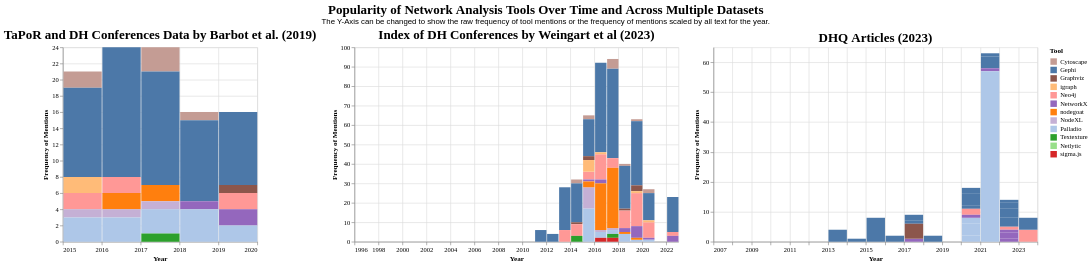

The Vega-Lite source for this figure:
### Vega-Lite specification from a JSON file in a GitHub repository (floating-point values rounded to 4 significant figures; data arrays with more than 128 entries replaced by an {"elided": "..."} marker saying what was removed)
{"config": {"view": {"continuousWidth": 300, "continuousHeight": 300}, "axis": {"labelFont": "Garamond", "titleFont": "Garamond"}, "legend": {"labelFont": "Garamond", "titleFont": "Garamond"}, "title": {"anchor": "middle", "font": "Garamond", "fontSize": 20}}, "hconcat": [{"data": {"name": "data-029a10372f3f93d583f66428a45b5f0a"}, "mark": {"type": "bar"}, "encoding": {"color": {"field": "tools", "legend": {"title": "Tool"}, "scale": {"domain": ["Cytoscape", "Gephi", "Graphviz", "igraph", "Neo4j", "NetworkX", "nodegoat", "NodeXL", "Palladio", "Textexture", "Netlytic", "sigma.js"], "range": ["#c49c94", "#4c78a8", "#8c564b", "#ffbb78", "#ff9896", "#9467bd", "#ff7f0e", "#c5b0d5", "#aec7e8", "#2ca02c", "#98df8a", "#d62728"]}, "type": "nominal"}, "opacity": {"condition": {"param": "param_14", "value": 1}, "value": 0.2}, "tooltip": [{"field": "tools", "title": "Tool", "type": "nominal"}, {"field": "Raw Frequency of Mentions", "type": "quantitative"}, {"field": "date", "format": "%Y", "title": "Date", "type": "temporal"}, {"field": "Frequency of Mentions Scaled by Total Tokens", "type": "quantitative"}, {"field": "total_tokens", "title": "Total Tokens", "type": "quantitative"}], "x": {"axis": {"title": "Year"}, "field": "date", "timeUnit": "year", "type": "temporal"}, "y": {"axis": {"title": "Frequency of Mentions"}, "field": "y", "type": "quantitative"}}, "name": "view_13", "title": "TaPoR and DH Conferences Data by Barbot et al. (2019)", "transform": [{"calculate": "datum[param_13]", "as": "y"}], "width": 300}, {"data": {"name": "data-d401915956f7b61415173079223ab475"}, "mark": {"type": "bar"}, "encoding": {"color": {"field": "tools", "legend": {"title": "Tool"}, "scale": {"domain": ["Cytoscape", "Gephi", "Graphviz", "igraph", "Neo4j", "NetworkX", "nodegoat", "NodeXL", "Palladio", "Textexture", "Netlytic", "sigma.js"], "range": ["#c49c94", "#4c78a8", "#8c564b", "#ffbb78", "#ff9896", "#9467bd", "#ff7f0e", "#c5b0d5", "#aec7e8", "#2ca02c", "#98df8a", "#d62728"]}, "type": "nominal"}, "opacity": {"condition": {"param": "param_14", "value": 1}, "value": 0.2}, "tooltip": [{"field": "tools", "title": "Tool", "type": "nominal"}, {"field": "Raw Frequency of Mentions", "type": "quantitative"}, {"field": "date", "format": "%Y", "title": "Date", "type": "temporal"}, {"field": "Frequency of Mentions Scaled by Total Tokens", "type": "quantitative"}, {"field": "total_tokens", "title": "Total Tokens", "type": "quantitative"}], "x": {"axis": {"title": "Year"}, "field": "date", "timeUnit": "year", "type": "temporal"}, "y": {"axis": {"title": "Frequency of Mentions"}, "field": "y", "type": "quantitative"}}, "name": "view_14", "title": "Index of DH Conferences by Weingart et al (2023)", "transform": [{"calculate": "datum[param_13]", "as": "y"}], "width": 500}, {"data": {"name": "data-1e8f304178dfd6e41ff0fc5f20f4aaf9"}, "mark": {"type": "bar"}, "encoding": {"color": {"field": "tools", "legend": {"title": "Tool"}, "scale": {"domain": ["Cytoscape", "Gephi", "Graphviz", "igraph", "Neo4j", "NetworkX", "nodegoat", "NodeXL", "Palladio", "Textexture", "Netlytic", "sigma.js"], "range": ["#c49c94", "#4c78a8", "#8c564b", "#ffbb78", "#ff9896", "#9467bd", "#ff7f0e", "#c5b0d5", "#aec7e8", "#2ca02c", "#98df8a", "#d62728"]}, "type": "nominal"}, "opacity": {"condition": {"param": "param_14", "value": 1}, "value": 0.2}, "tooltip": [{"field": "tools", "title": "Tool", "type": "nominal"}, {"field": "Raw Frequency of Mentions", "type": "quantitative"}, {"field": "date", "format": "%Y", "title": "Date", "type": "temporal"}, {"field": "Frequency of Mentions Scaled by Total Tokens", "type": "quantitative"}, {"field": "total_tokens", "title": "Total Tokens", "type": "quantitative"}], "x": {"axis": {"title": "Year"}, "field": "date", "timeUnit": "year", "type": "temporal"}, "y": {"axis": {"title": "Frequency of Mentions"}, "field": "y", "type": "quantitative"}}, "name": "view_15", "title": "DHQ Articles (2023)", "transform": [{"calculate": "datum[param_13]", "as": "y"}], "width": 500}], "params": [{"name": "param_13", "bind": {"input": "select", "options": ["Raw Frequency of Mentions", "Frequency of Mentions Scaled by Total Tokens"], "name": "Select Counting Method on Y Axis"}, "value": "Raw Frequency of Mentions"}, {"name": "param_14", "select": {"type": "point", "fields": ["tools"]}, "bind": "legend", "views": ["view_13", "view_14", "view_15"]}], "title": {"text": "Popularity of Network Analysis Tools Over Time and Across Multiple Datasets", "subtitle": "The Y-Axis can be changed to show the raw frequency of tool mentions or the frequency of mentions scaled by all text for the year."}, "$schema": "https://vega.github.io/schema/vega-lite/v5.15.1.json", "datasets": {"data-029a10372f3f93d583f66428a45b5f0a": [{"tools": "Cytoscape", "Raw Frequency of Mentions": 2, "date": "2015-01-01T00:00:00", "total_tokens": 233, "data_origin": "TaPoR", "title": "TaPoR and DH Conferences Data by Barbot et al. (2019)", "Frequency of Mentions Scaled by Total Tokens": 0.8584}, {"tools": "Gephi", "Raw Frequency of Mentions": 11, "date": "2015-01-01T00:00:00", "total_tokens": 233, "data_origin": "TaPoR", "title": "TaPoR and DH Conferences Data by Barbot et al. (2019)", "Frequency of Mentions Scaled by Total Tokens": 4.721}, {"tools": "Graphviz", "Raw Frequency of Mentions": 0, "date": "2015-01-01T00:00:00", "total_tokens": 233, "data_origin": "TaPoR", "title": "TaPoR and DH Conferences Data by Barbot et al. (2019)", "Frequency of Mentions Scaled by Total Tokens": 0.0}, {"tools": "igraph", "Raw Frequency of Mentions": 2, "date": "2015-01-01T00:00:00", "total_tokens": 233, "data_origin": "TaPoR", "title": "TaPoR and DH Conferences Data by Barbot et al. (2019)", "Frequency of Mentions Scaled by Total Tokens": 0.8584}, {"tools": "Neo4j", "Raw Frequency of Mentions": 2, "date": "2015-01-01T00:00:00", "total_tokens": 233, "data_origin": "TaPoR", "title": "TaPoR and DH Conferences Data by Barbot et al. (2019)", "Frequency of Mentions Scaled by Total Tokens": 0.8584}, {"tools": "NetworkX", "Raw Frequency of Mentions": 0, "date": "2015-01-01T00:00:00", "total_tokens": 233, "data_origin": "TaPoR", "title": "TaPoR and DH Conferences Data by Barbot et al. (2019)", "Frequency of Mentions Scaled by Total Tokens": 0.0}, {"tools": "nodegoat", "Raw Frequency of Mentions": 0, "date": "2015-01-01T00:00:00", "total_tokens": 233, "data_origin": "TaPoR", "title": "TaPoR and DH Conferences Data by Barbot et al. (2019)", "Frequency of Mentions Scaled by Total Tokens": 0.0}, {"tools": "NodeXL", "Raw Frequency of Mentions": 1, "date": "2015-01-01T00:00:00", "total_tokens": 233, "data_origin": "TaPoR", "title": "TaPoR and DH Conferences Data by Barbot et al. (2019)", "Frequency of Mentions Scaled by Total Tokens": 0.4292}, {"tools": "Palladio", "Raw Frequency of Mentions": 3, "date": "2015-01-01T00:00:00", "total_tokens": 233, "data_origin": "TaPoR", "title": "TaPoR and DH Conferences Data by Barbot et al. (2019)", "Frequency of Mentions Scaled by Total Tokens": 1.288}, {"tools": "Textexture", "Raw Frequency of Mentions": 0, "date": "2015-01-01T00:00:00", "total_tokens": 233, "data_origin": "TaPoR", "title": "TaPoR and DH Conferences Data by Barbot et al. (2019)", "Frequency of Mentions Scaled by Total Tokens": 0.0}, {"tools": "Cytoscape", "Raw Frequency of Mentions": 0, "date": "2016-01-01T00:00:00", "total_tokens": 360, "data_origin": "TaPoR", "title": "TaPoR and DH Conferences Data by Barbot et al. (2019)", "Frequency of Mentions Scaled by Total Tokens": 0.0}, {"tools": "Gephi", "Raw Frequency of Mentions": 16, "date": "2016-01-01T00:00:00", "total_tokens": 360, "data_origin": "TaPoR", "title": "TaPoR and DH Conferences Data by Barbot et al. (2019)", "Frequency of Mentions Scaled by Total Tokens": 4.444}, {"tools": "Graphviz", "Raw Frequency of Mentions": 0, "date": "2016-01-01T00:00:00", "total_tokens": 360, "data_origin": "TaPoR", "title": "TaPoR and DH Conferences Data by Barbot et al. (2019)", "Frequency of Mentions Scaled by Total Tokens": 0.0}, {"tools": "igraph", "Raw Frequency of Mentions": 0, "date": "2016-01-01T00:00:00", "total_tokens": 360, "data_origin": "TaPoR", "title": "TaPoR and DH Conferences Data by Barbot et al. (2019)", "Frequency of Mentions Scaled by Total Tokens": 0.0}, {"tools": "Neo4j", "Raw Frequency of Mentions": 2, "date": "2016-01-01T00:00:00", "total_tokens": 360, "data_origin": "TaPoR", "title": "TaPoR and DH Conferences Data by Barbot et al. (2019)", "Frequency of Mentions Scaled by Total Tokens": 0.5556}, {"tools": "NetworkX", "Raw Frequency of Mentions": 0, "date": "2016-01-01T00:00:00", "total_tokens": 360, "data_origin": "TaPoR", "title": "TaPoR and DH Conferences Data by Barbot et al. (2019)", "Frequency of Mentions Scaled by Total Tokens": 0.0}, {"tools": "nodegoat", "Raw Frequency of Mentions": 2, "date": "2016-01-01T00:00:00", "total_tokens": 360, "data_origin": "TaPoR", "title": "TaPoR and DH Conferences Data by Barbot et al. (2019)", "Frequency of Mentions Scaled by Total Tokens": 0.5556}, {"tools": "NodeXL", "Raw Frequency of Mentions": 1, "date": "2016-01-01T00:00:00", "total_tokens": 360, "data_origin": "TaPoR", "title": "TaPoR and DH Conferences Data by Barbot et al. (2019)", "Frequency of Mentions Scaled by Total Tokens": 0.2778}, {"tools": "Palladio", "Raw Frequency of Mentions": 3, "date": "2016-01-01T00:00:00", "total_tokens": 360, "data_origin": "TaPoR", "title": "TaPoR and DH Conferences Data by Barbot et al. (2019)", "Frequency of Mentions Scaled by Total Tokens": 0.8333}, {"tools": "Textexture", "Raw Frequency of Mentions": 0, "date": "2016-01-01T00:00:00", "total_tokens": 360, "data_origin": "TaPoR", "title": "TaPoR and DH Conferences Data by Barbot et al. (2019)", "Frequency of Mentions Scaled by Total Tokens": 0.0}, {"tools": "Cytoscape", "Raw Frequency of Mentions": 3, "date": "2017-01-01T00:00:00", "total_tokens": 367, "data_origin": "TaPoR", "title": "TaPoR and DH Conferences Data by Barbot et al. (2019)", "Frequency of Mentions Scaled by Total Tokens": 0.8174}, {"tools": "Gephi", "Raw Frequency of Mentions": 14, "date": "2017-01-01T00:00:00", "total_tokens": 367, "data_origin": "TaPoR", "title": "TaPoR and DH Conferences Data by Barbot et al. (2019)", "Frequency of Mentions Scaled by Total Tokens": 3.815}, {"tools": "Graphviz", "Raw Frequency of Mentions": 0, "date": "2017-01-01T00:00:00", "total_tokens": 367, "data_origin": "TaPoR", "title": "TaPoR and DH Conferences Data by Barbot et al. (2019)", "Frequency of Mentions Scaled by Total Tokens": 0.0}, {"tools": "igraph", "Raw Frequency of Mentions": 0, "date": "2017-01-01T00:00:00", "total_tokens": 367, "data_origin": "TaPoR", "title": "TaPoR and DH Conferences Data by Barbot et al. (2019)", "Frequency of Mentions Scaled by Total Tokens": 0.0}, {"tools": "Neo4j", "Raw Frequency of Mentions": 0, "date": "2017-01-01T00:00:00", "total_tokens": 367, "data_origin": "TaPoR", "title": "TaPoR and DH Conferences Data by Barbot et al. (2019)", "Frequency of Mentions Scaled by Total Tokens": 0.0}, {"tools": "NetworkX", "Raw Frequency of Mentions": 0, "date": "2017-01-01T00:00:00", "total_tokens": 367, "data_origin": "TaPoR", "title": "TaPoR and DH Conferences Data by Barbot et al. (2019)", "Frequency of Mentions Scaled by Total Tokens": 0.0}, {"tools": "nodegoat", "Raw Frequency of Mentions": 2, "date": "2017-01-01T00:00:00", "total_tokens": 367, "data_origin": "TaPoR", "title": "TaPoR and DH Conferences Data by Barbot et al. (2019)", "Frequency of Mentions Scaled by Total Tokens": 0.545}, {"tools": "NodeXL", "Raw Frequency of Mentions": 1, "date": "2017-01-01T00:00:00", "total_tokens": 367, "data_origin": "TaPoR", "title": "TaPoR and DH Conferences Data by Barbot et al. (2019)", "Frequency of Mentions Scaled by Total Tokens": 0.2725}, {"tools": "Palladio", "Raw Frequency of Mentions": 3, "date": "2017-01-01T00:00:00", "total_tokens": 367, "data_origin": "TaPoR", "title": "TaPoR and DH Conferences Data by Barbot et al. (2019)", "Frequency of Mentions Scaled by Total Tokens": 0.8174}, {"tools": "Textexture", "Raw Frequency of Mentions": 1, "date": "2017-01-01T00:00:00", "total_tokens": 367, "data_origin": "TaPoR", "title": "TaPoR and DH Conferences Data by Barbot et al. (2019)", "Frequency of Mentions Scaled by Total Tokens": 0.2725}, {"tools": "Cytoscape", "Raw Frequency of Mentions": 1, "date": "2018-01-01T00:00:00", "total_tokens": 233, "data_origin": "TaPoR", "title": "TaPoR and DH Conferences Data by Barbot et al. (2019)", "Frequency of Mentions Scaled by Total Tokens": 0.4292}, {"tools": "Gephi", "Raw Frequency of Mentions": 10, "date": "2018-01-01T00:00:00", "total_tokens": 233, "data_origin": "TaPoR", "title": "TaPoR and DH Conferences Data by Barbot et al. (2019)", "Frequency of Mentions Scaled by Total Tokens": 4.292}, {"tools": "Graphviz", "Raw Frequency of Mentions": 0, "date": "2018-01-01T00:00:00", "total_tokens": 233, "data_origin": "TaPoR", "title": "TaPoR and DH Conferences Data by Barbot et al. (2019)", "Frequency of Mentions Scaled by Total Tokens": 0.0}, {"tools": "igraph", "Raw Frequency of Mentions": 0, "date": "2018-01-01T00:00:00", "total_tokens": 233, "data_origin": "TaPoR", "title": "TaPoR and DH Conferences Data by Barbot et al. (2019)", "Frequency of Mentions Scaled by Total Tokens": 0.0}, {"tools": "Neo4j", "Raw Frequency of Mentions": 0, "date": "2018-01-01T00:00:00", "total_tokens": 233, "data_origin": "TaPoR", "title": "TaPoR and DH Conferences Data by Barbot et al. (2019)", "Frequency of Mentions Scaled by Total Tokens": 0.0}, {"tools": "NetworkX", "Raw Frequency of Mentions": 1, "date": "2018-01-01T00:00:00", "total_tokens": 233, "data_origin": "TaPoR", "title": "TaPoR and DH Conferences Data by Barbot et al. (2019)", "Frequency of Mentions Scaled by Total Tokens": 0.4292}, {"tools": "nodegoat", "Raw Frequency of Mentions": 0, "date": "2018-01-01T00:00:00", "total_tokens": 233, "data_origin": "TaPoR", "title": "TaPoR and DH Conferences Data by Barbot et al. (2019)", "Frequency of Mentions Scaled by Total Tokens": 0.0}, {"tools": "NodeXL", "Raw Frequency of Mentions": 0, "date": "2018-01-01T00:00:00", "total_tokens": 233, "data_origin": "TaPoR", "title": "TaPoR and DH Conferences Data by Barbot et al. (2019)", "Frequency of Mentions Scaled by Total Tokens": 0.0}, {"tools": "Palladio", "Raw Frequency of Mentions": 4, "date": "2018-01-01T00:00:00", "total_tokens": 233, "data_origin": "TaPoR", "title": "TaPoR and DH Conferences Data by Barbot et al. (2019)", "Frequency of Mentions Scaled by Total Tokens": 1.717}, {"tools": "Textexture", "Raw Frequency of Mentions": 0, "date": "2018-01-01T00:00:00", "total_tokens": 233, "data_origin": "TaPoR", "title": "TaPoR and DH Conferences Data by Barbot et al. (2019)", "Frequency of Mentions Scaled by Total Tokens": 0.0}, {"tools": "Cytoscape", "Raw Frequency of Mentions": 0, "date": "2019-01-01T00:00:00", "total_tokens": 305, "data_origin": "TaPoR", "title": "TaPoR and DH Conferences Data by Barbot et al. (2019)", "Frequency of Mentions Scaled by Total Tokens": 0.0}, {"tools": "Gephi", "Raw Frequency of Mentions": 9, "date": "2019-01-01T00:00:00", "total_tokens": 305, "data_origin": "TaPoR", "title": "TaPoR and DH Conferences Data by Barbot et al. (2019)", "Frequency of Mentions Scaled by Total Tokens": 2.951}, {"tools": "Graphviz", "Raw Frequency of Mentions": 1, "date": "2019-01-01T00:00:00", "total_tokens": 305, "data_origin": "TaPoR", "title": "TaPoR and DH Conferences Data by Barbot et al. (2019)", "Frequency of Mentions Scaled by Total Tokens": 0.3279}, {"tools": "igraph", "Raw Frequency of Mentions": 0, "date": "2019-01-01T00:00:00", "total_tokens": 305, "data_origin": "TaPoR", "title": "TaPoR and DH Conferences Data by Barbot et al. (2019)", "Frequency of Mentions Scaled by Total Tokens": 0.0}, {"tools": "Neo4j", "Raw Frequency of Mentions": 2, "date": "2019-01-01T00:00:00", "total_tokens": 305, "data_origin": "TaPoR", "title": "TaPoR and DH Conferences Data by Barbot et al. (2019)", "Frequency of Mentions Scaled by Total Tokens": 0.6557}, {"tools": "NetworkX", "Raw Frequency of Mentions": 2, "date": "2019-01-01T00:00:00", "total_tokens": 305, "data_origin": "TaPoR", "title": "TaPoR and DH Conferences Data by Barbot et al. (2019)", "Frequency of Mentions Scaled by Total Tokens": 0.6557}, {"tools": "nodegoat", "Raw Frequency of Mentions": 0, "date": "2019-01-01T00:00:00", "total_tokens": 305, "data_origin": "TaPoR", "title": "TaPoR and DH Conferences Data by Barbot et al. (2019)", "Frequency of Mentions Scaled by Total Tokens": 0.0}, {"tools": "NodeXL", "Raw Frequency of Mentions": 0, "date": "2019-01-01T00:00:00", "total_tokens": 305, "data_origin": "TaPoR", "title": "TaPoR and DH Conferences Data by Barbot et al. (2019)", "Frequency of Mentions Scaled by Total Tokens": 0.0}, {"tools": "Palladio", "Raw Frequency of Mentions": 2, "date": "2019-01-01T00:00:00", "total_tokens": 305, "data_origin": "TaPoR", "title": "TaPoR and DH Conferences Data by Barbot et al. (2019)", "Frequency of Mentions Scaled by Total Tokens": 0.6557}, {"tools": "Textexture", "Raw Frequency of Mentions": 0, "date": "2019-01-01T00:00:00", "total_tokens": 305, "data_origin": "TaPoR", "title": "TaPoR and DH Conferences Data by Barbot et al. (2019)", "Frequency of Mentions Scaled by Total Tokens": 0.0}], "data-d401915956f7b61415173079223ab475": {"elided": "312 records"}, "data-1e8f304178dfd6e41ff0fc5f20f4aaf9": {"elided": "2184 records"}}}
